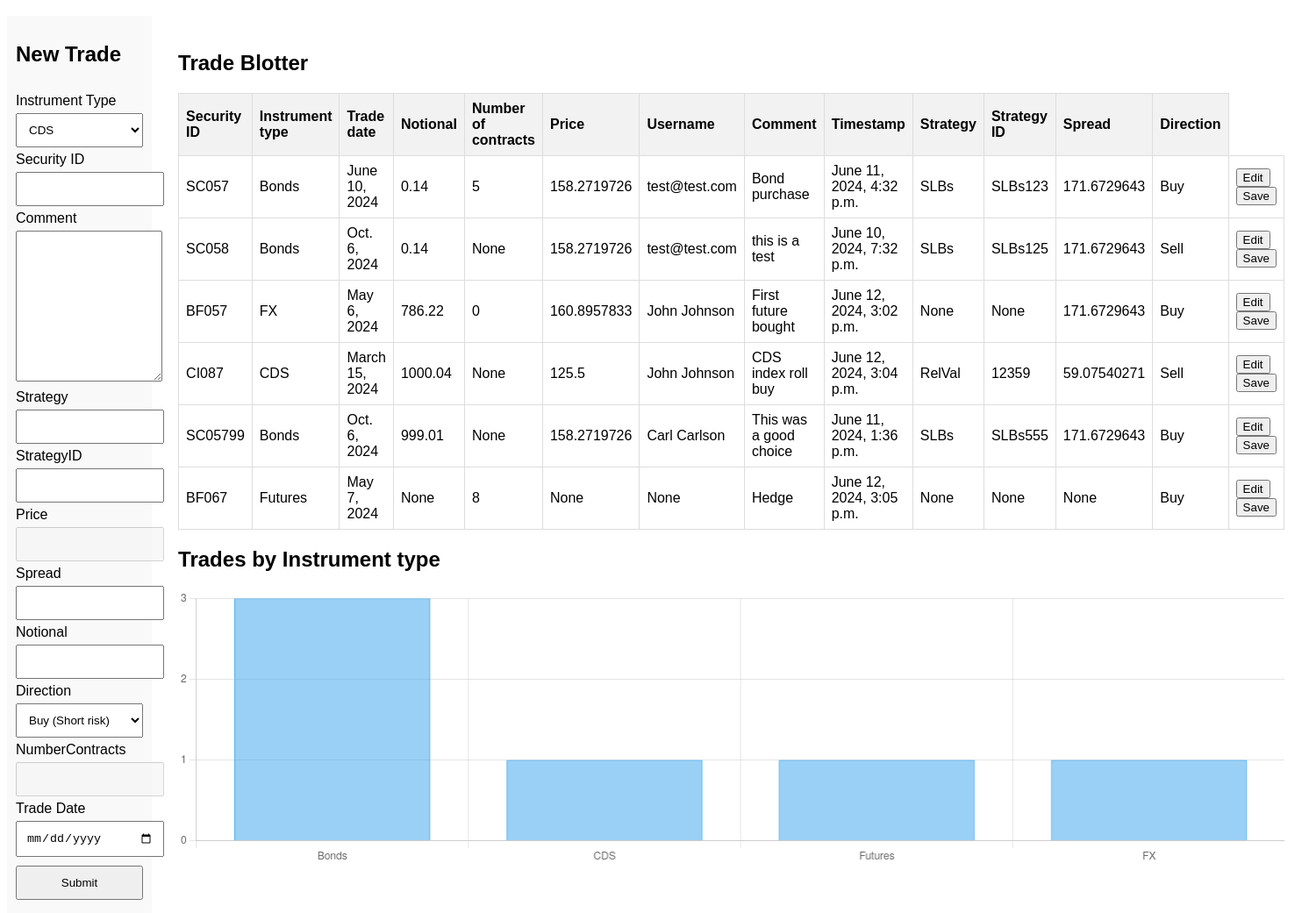
Before: / with the older database file.
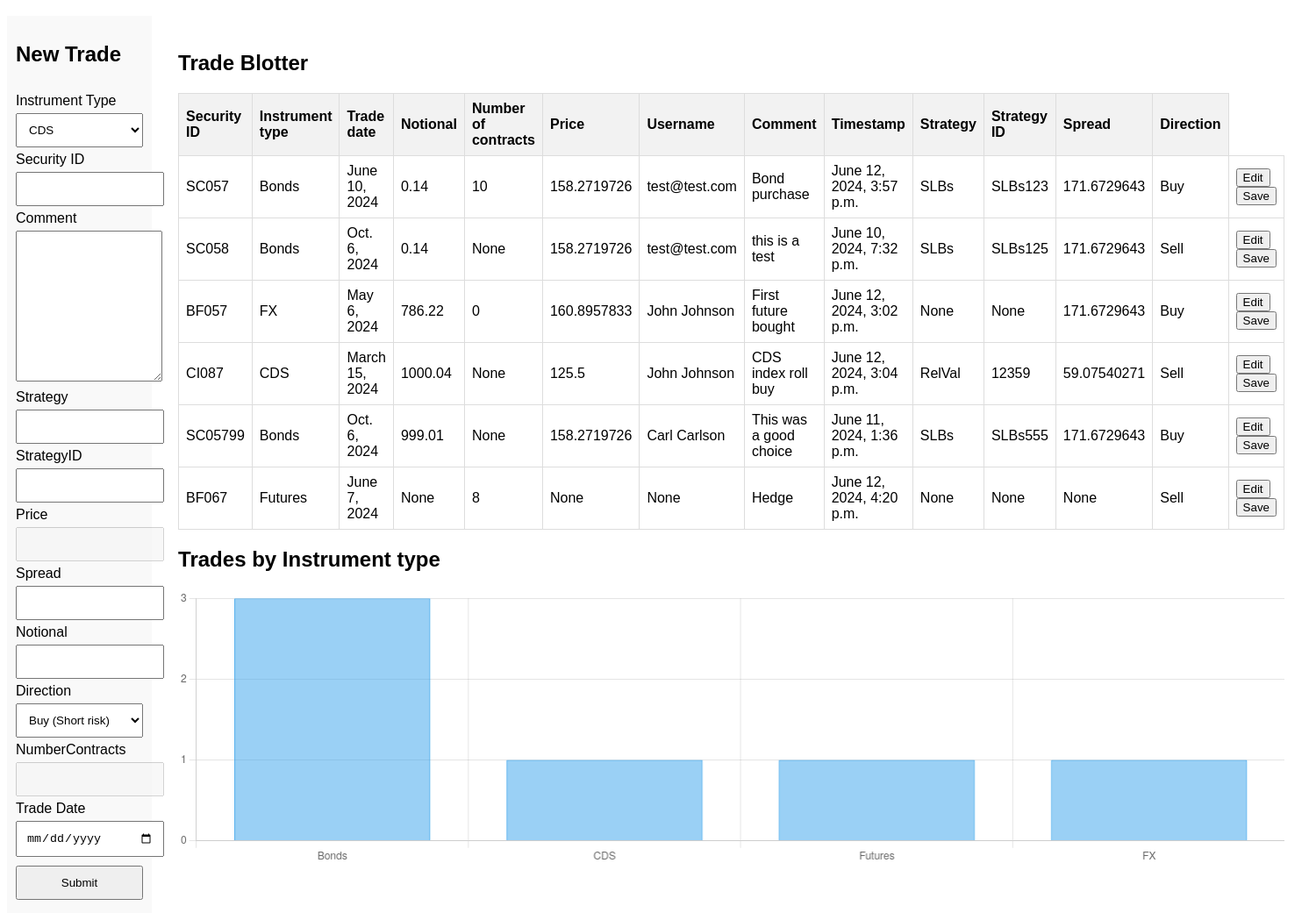
After: the same page with the newer database file.
### base/models.py (models this page shows, shortened)
class Trade(models.Model):
    timeStamp = models.DateTimeField(auto_now=True)
    tradeID = models.UUIDField(primary_key=True, default=uuid.uuid4, editable=False)
    instrumentType = models.CharField(max_length=100, choices=INSTRUMENT_TYPES, default='CDS')
    securityID = models.CharField(max_length=20, unique=True)
    username = models.CharField(max_length=300, null=True, blank=True)
    comment = models.TextField(max_length=800, null=True, blank=True)
    strategy = models.CharField(max_length=300, null=True, blank=True)
    strategyID = models.CharField(max_length=100, null=True, blank=True)
    price = models.FloatField(blank=True, null=True)
    spread = models.FloatField(blank=True, null=True)
    notional = models.DecimalField(max_digits=20, decimal_places=2, blank=True, null=True)
    direction = models.CharField(max_length=100, choices=DIRECTION, default='Buy')
    numberContracts = models.IntegerField(blank=True, null=True)
    tradeDate = models.DateField()

### base/views.py (the view, shortened to what this page needs)
# urls.py: path('', views.home, name='home'),
def home(request):
    if request.method == 'GET':
        form = TradeForm()
        trades = Trade.objects.all()
        instrument_counts = {
            'Bonds' : 0,
            'CDS' : 0,
            'Futures' : 0,
            'FX' : 0
        }
        for trade in trades:
            instrument_counts[trade.instrumentType] += 1
        context = {
            'form': form,
            'trades': trades,
            'counts': instrument_counts,
        }
        return render(request, 'home.html', context)
    else:
        return HttpResponseRedirect('/error/')

### base/forms.py
class TradeForm(ModelForm):
    class Meta:
        model = Trade
        fields = [
            'instrumentType',
            'securityID',
            'username',
            'comment',
            'strategy',
            'strategyID',
            'price',
            'spread',
            'notional',
            'direction',
            'numberContracts',
            'tradeDate'
            ]
        labels = {
            'instrumentType' : 'Instrument Type',
            'securityID' : 'Security ID',
            'username' : 'Username',
            'comment' : 'Comment',
            'strategy' : 'Strategy',
            'strategyID' : 'StrategyID',
            'price' : 'Price',
            'spread' : 'Spread',
            'notional' : 'Notional',
            'direction' : 'Direction',
            'numberContracts' : 'NumberContracts',
            'tradeDate' : 'Trade Date'
            }

### templates/home.html (shortened to what this page needs)
{% load widget_tweaks %}
{% load static %}
<!DOCTYPE html>
<html lang="en">
<head>
    <link rel="stylesheet" type="text/css" media="screen" href="{% static 'styles/main.css' %}">
</head>
<body>
    <div class="container">
        <sidebar>
            <div class="trade-form">
                <h2>New Trade</h2>
                <form method="post">
                    <div>
                        <label for="{{ form.instrumentType.id_for_label }}" class="height70">
                            {{ form.instrumentType.label }}</label>
                        {{ form.instrumentType|attr:"style:height:70%;"|attr:"onchange:blockFields(this);" }}
                    </div>
                    <div>
                        <label for="{{ form.securityID.id_for_label }}" class="height70">
                            {{ form.securityID.label}}</label>
                        {{ form.securityID|attr:"style:height:70%;" }}
                    </div>
                    <div>
                        <label for="{{ form.comment.id_for_label }}" class="height70">{{ form.comment.label }}</label>
                        {{ form.comment|attr:"style:height:70%;" }}
                    </div>
                    <div>
                        <label for="{{ form.strategy.id_for_label }}" class="height70">{{ form.strategy.label }}</label>
                        {{ form.strategy|attr:"style:height:70%;" }}
                    </div>
                    <div>
                        <label for="{{ form.strategyID.id_for_label }}" class="height70">
                            {{ form.strategyID.label }}</label>
                        {{ form.strategyID|attr:"style:height:70%;" }}
                    </div>
                    <div>
                        <label for="{{ form.price.id_for_label }}" class="height70">{{ form.price.label }}</label>
                        {{ form.price|attr:"style:height:70%;" }}
                    </div>
                    <div>
                        <label for="{{ form.spread.id_for_label }}" class="height70">{{ form.spread.label }}</label>
                        {{ form.spread|attr:"style:height:70%;" }}
                    </div>
                    <div>
                        <label for="{{ form.notional.id_for_label }}" class="height70">{{ form.notional.label }}</label>
                        {{ form.notional|attr:"style:height:70%;" }}
                    </div>
                    <div>
                        <label for="{{ form.direction.id_for_label }}" class="height70">
                            {{ form.direction.label }}</label>
                        {{ form.direction|attr:"style:height:70%;" }}
                    </div>
                    <div>
                        <label for="{{ form.numberContracts.id_for_label }}" class="height70">
                            {{ form.numberContracts.label }}</label>
                        {{ form.numberContracts|attr:"style:height:70%;" }}
                    </div>
                    <div>
                        <label for="{{ form.tradeDate.id_for_label }}" class="height70">
                            {{ form.tradeDate.label}}</label>
                        <input type="date" name="{{ form.tradeDate.name }}" id="{{ form.tradeDate.id_for_label }}"
                            value="{{ form.tradeDate.value|default_if_none:'' }}">
                    </div>
                    <button type="submit">Submit</button>
                </form>
            </div>
        </sidebar>
        <div class="content">
            <h2>Trade Blotter</h2>
            <table class="trade-blotter" style="width: 50%;height: 50%;">
                <thead>
                    <tr>
                        <th>Security ID</th>
                        <th>Instrument type</th>
                        <th>Trade date</th>
                        <th>Notional</th>
                        <th>Number of contracts</th>
                        <th>Price</th>
                        <th>Username</th>
                        <th>Comment</th>
                        <th>Timestamp</th>
                        <th>Strategy</th>
                        <th>Strategy ID</th>
                        <th>Spread</th>
                        <th>Direction</th>
                    </tr>
                </thead>
                <tbody>
                    {% for trade in trades %}
                    <tr id='{{ trade.tradeID }}'>
                        <td class="editable" data-field="securityID">{{ trade.securityID }}</td>
                        <td class="editable" data-field="instrumentType">{{ trade.instrumentType }}</td>
                        <td class="editable" data-field="tradeDate">{{ trade.tradeDate }}</td>
                        <td class="editable" data-field="notional">{{ trade.notional }}</td>
                        <td class="editable" data-field="numberContracts">{{ trade.numberContracts }}</td>
                        <td class="editable" data-field="price">{{ trade.price}}</td>
                        <td>{{ trade.username}}</td>
                        <td class="editable" data-field="comment">{{ trade.comment }}</td>
                        <td>{{ trade.timeStamp }}</td>
                        <td class="editable" data-field="strategy">{{ trade.strategy}}</td>
                        <td class="editable" data-field="strategyID">{{ trade.strategyID}}</td>
                        <td class="editable" data-field="spread">{{ trade.spread}}</td>
                        <td class="editable" data-field="direction">{{ trade.direction}}</td>
                        <td>
                            <button type="button" onclick="enableEditing('{{ trade.tradeID }}')">Edit</button>
                            <button type="button" class="save-button"
                                onclick="saveRow('{{ trade.tradeID }}')">Save</button>
                        </td>
                    </tr>
                    {% endfor %}
                </tbody>
            </table>
            <h2>Trades by Instrument type</h2>
            <div id="chart">
                <canvas id="myChart" style="width: 200px; height: 50px;"></canvas>
            </div>
        </div>
    </div>
</body>
</html>

### static/styles/main.css (style rules this page uses)
body { font-family: Arial, sans-serif; }
.container { display: grid; grid-template-areas: "header header" "sidebar content" "footer footer"; grid-template-columns: 1fr 3fr; grid-template-rows: auto 1fr auto; gap: 10px; height: 100vh; }
sidebar { grid-area: sidebar; background-color: #f9f9f9; padding: 10px; }
.content { grid-area: content; padding: 20px; }
.trade-form { display: grid; gap: 10px; }
.trade-form input, .trade-form select, .trade-form button, .trade-form textarea { width: 100%; padding: 10px; margin: 5px 0; }
.trade-blotter { width: 100%; border-collapse: collapse; }
.trade-blotter th, .trade-blotter td { border: 1px solid #ddd; padding: 8px; }
.trade-blotter th { background-color: #f2f2f2; text-align: left; }
.height70 { height: 70%; }

Changed rows visible on the page:
changed Trade "SC057": numberContracts "5" → "10"; timeStamp "June 11, 2024, 4:32 p.m." → "June 12, 2024, 3:57 p.m."
changed Trade "BF067": tradeDate "May 7, 2024" → "June 7, 2024"; timeStamp "June 12, 2024, 3:05 p.m." → "June 12, 2024, 4:20 p.m."; direction "Buy" → "Sell"
